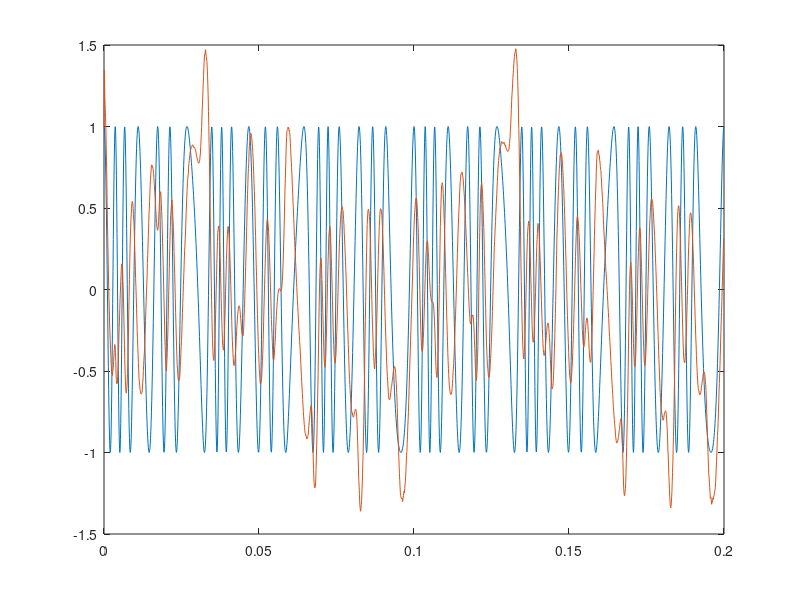

Reproduce this figure in MATLAB. (Note: this script raises an error after producing the figure.)
dt = 0.0001;
t = 0:dt:0.2;
fs = 1/dt;
fc = 200;
y = sin(2*pi*30*t)+2*sin(2*pi*60*t);
fDev = 50;
yMod = fmmod(y,fc,fs,fDev);

samples = length(y);
x = zeros(3, samples);
P = zeros(3, 3, samples);
z = @(x) x(1)*sin(x(3));
H = @(x) [sin(x(3)), 0, x(1)*cos(x(3))];
F = [1 0 0; 0 1 0; 0 dt 1];
yMeas = zeros(1, samples);
est = zeros(1, samples);
freq = zeros(1, samples);

%~

%Varianze dei rumori
q = 1e0;
r = 1e-2;
a = 1e-1;
lambda = 7;
I = lambda.*[dt*a 0 0; 0 dt*q (dt)^2*q/2;0 (dt)*q^2/2 (dt)^3*q/3];


%Stato iniziale
x(:,1) = [1; fc; 0];

%Matrice di covarianza
P(:,:,1) = eye(3);



for k = 1:samples-1
    %x(t|t-1)
    xhat_t = x(:,k);
   
    %Misura
    yMeas(k) = yMod(k) + wgn(1,1,10*log10(r));

    %errore
    e_t = yMeas(k) - z(xhat_t);

    %Guadagno del filtro
    Kt = P(:,:,k)*H(xhat_t)'.*inv(H(xhat_t)*P(:,:,k)*H(xhat_t)' + r);

    %Correzione
    x(:,k) = xhat_t + Kt.*e_t;

    %Measurement update
    P(:,:,k) = ((eye(3) - Kt*H(xhat_t))*P(:,:,k));
    
    %Predizione
    P(:,:,k+1)= (F*P(:,:,k)*F'+I);
    x(:,k+1) = F*(x(:,k));

end

figure(1)
plot(t,yMod,t,x(1,:))
figure(2)
ze = fmdemod(x(1,:),fc,fs,fDev);
plot(t,ze); hold on
zn = fmdemod(yMeas,fc,fs,fDev);
plot(t,zn)
z = fmdemod(yMod,fc,fs,fDev);
plot(t,z)


function sigmodel = f(x)
sigmodel = [2*cos(x(3))*x(1)-x(2); x(1); x(3)];
end

function Ft = linearize(xhat)
Ft = zeros(3,3);
Ft(1,:) = [2*cos(xhat(3)) -1 -2*sin(xhat(3))*xhat(1)];
Ft(2,:) = [1 0 0];
Ft(3,:) = [0 0 1];
end

function Kt = kalman_gain(P, H, r)
Kt = P*H'.*(H*P*H' + r).^(-1);
end